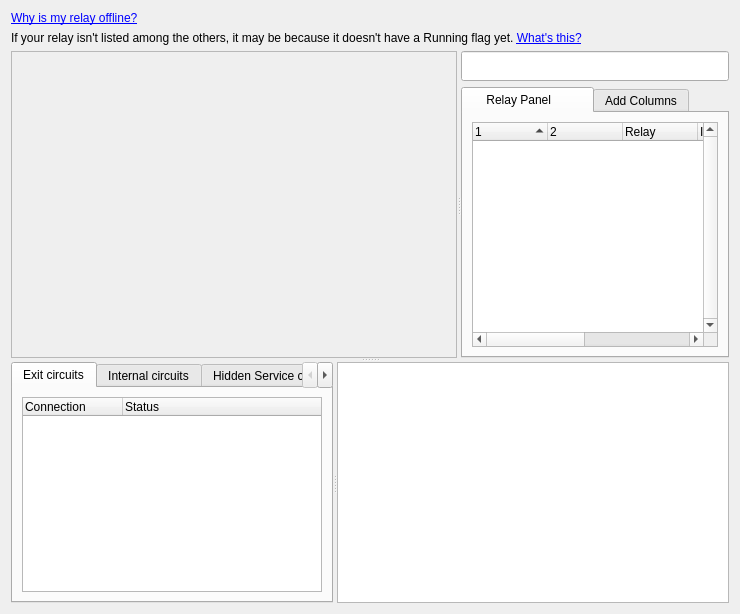
<?xml version="1.0" encoding="UTF-8"?>
<ui version="4.0">
 <class>NetViewer</class>
 <widget class="QWidget" name="NetViewer">
  <property name="geometry">
   <rect>
    <x>0</x>
    <y>0</y>
    <width>740</width>
    <height>614</height>
   </rect>
  </property>
  <property name="windowTitle">
   <string>Network Map</string>
  </property>
  <layout class="QVBoxLayout" name="verticalLayout_10">
   <item>
    <widget class="QSplitter" name="spltMain">
     <property name="orientation">
      <enum>Qt::Vertical</enum>
     </property>
     <widget class="QWidget" name="layoutWidget">
      <layout class="QVBoxLayout" name="verticalLayout_9" stretch="0,1">
       <item>
        <layout class="QGridLayout" name="notificationLayout">
         <item row="1" column="0">
          <widget class="QLabel" name="lblOffline">
           <property name="sizePolicy">
            <sizepolicy hsizetype="Preferred" vsizetype="Minimum">
             <horstretch>0</horstretch>
             <verstretch>0</verstretch>
            </sizepolicy>
           </property>
           <property name="text">
            <string>&lt;a href=&quot;server.offline&quot;&gt;Why is my relay offline?&lt;/a&gt;</string>
           </property>
          </widget>
         </item>
         <item row="2" column="0">
          <widget class="QLabel" name="lblConsensus">
           <property name="sizePolicy">
            <sizepolicy hsizetype="Preferred" vsizetype="Minimum">
             <horstretch>0</horstretch>
             <verstretch>0</verstretch>
            </sizepolicy>
           </property>
           <property name="text">
            <string>If your relay isn't listed among the others, it may be because it doesn't have a Running flag yet. &lt;a href=&quot;server.consensus&quot;&gt;What's this?&lt;/a&gt;</string>
           </property>
          </widget>
         </item>
        </layout>
       </item>
       <item>
        <widget class="QSplitter" name="spltMap">
         <property name="orientation">
          <enum>Qt::Horizontal</enum>
         </property>
         <widget class="QWidget" name="layoutWidget_1">
          <layout class="QVBoxLayout" name="verticalLayout_8">
           <item>
            <layout class="QHBoxLayout" name="horizontalLayout">
             <property name="topMargin">
              <number>0</number>
             </property>
            </layout>
           </item>
           <item>
            <widget class="QFrame" name="frmMap">
             <property name="sizePolicy">
              <sizepolicy hsizetype="Expanding" vsizetype="Expanding">
               <horstretch>100</horstretch>
               <verstretch>100</verstretch>
              </sizepolicy>
             </property>
             <property name="minimumSize">
              <size>
               <width>400</width>
               <height>300</height>
              </size>
             </property>
             <property name="contextMenuPolicy">
              <enum>Qt::NoContextMenu</enum>
             </property>
             <property name="frameShape">
              <enum>QFrame::StyledPanel</enum>
             </property>
             <property name="frameShadow">
              <enum>QFrame::Raised</enum>
             </property>
             <layout class="QGridLayout" name="gridLayout_5">
              <item row="0" column="0">
               <layout class="QGridLayout" name="gridLayout"/>
              </item>
             </layout>
            </widget>
           </item>
          </layout>
         </widget>
         <widget class="QWidget" name="layoutWidget_2">
          <layout class="QVBoxLayout" name="verticalLayout_7">
           <property name="sizeConstraint">
            <enum>QLayout::SetMaximumSize</enum>
           </property>
           <item>
            <widget class="QLineEdit" name="lineRouterSearch">
             <property name="minimumSize">
              <size>
               <width>0</width>
               <height>30</height>
              </size>
             </property>
             <property name="maximumSize">
              <size>
               <width>16777215</width>
               <height>30</height>
              </size>
             </property>
            </widget>
           </item>
           <item>
            <widget class="QTabWidget" name="tabRelayWidget">
             <property name="enabled">
              <bool>true</bool>
             </property>
             <property name="sizePolicy">
              <sizepolicy hsizetype="Preferred" vsizetype="Preferred">
               <horstretch>2</horstretch>
               <verstretch>2</verstretch>
              </sizepolicy>
             </property>
             <property name="focusPolicy">
              <enum>Qt::StrongFocus</enum>
             </property>
             <property name="contextMenuPolicy">
              <enum>Qt::DefaultContextMenu</enum>
             </property>
             <property name="currentIndex">
              <number>0</number>
             </property>
             <widget class="QWidget" name="RelayWidget">
              <property name="minimumSize">
               <size>
                <width>236</width>
                <height>239</height>
               </size>
              </property>
              <attribute name="title">
               <string>    Relay Panel         </string>
              </attribute>
              <layout class="QVBoxLayout" name="verticalLayout_11">
               <item>
                <widget class="RouterListWidget" name="treeRouterList">
                 <property name="sizePolicy">
                  <sizepolicy hsizetype="Ignored" vsizetype="Ignored">
                   <horstretch>1</horstretch>
                   <verstretch>1</verstretch>
                  </sizepolicy>
                 </property>
                 <property name="minimumSize">
                  <size>
                   <width>150</width>
                   <height>50</height>
                  </size>
                 </property>
                 <property name="contextMenuPolicy">
                  <enum>Qt::DefaultContextMenu</enum>
                 </property>
                 <property name="statusTip">
                  <string/>
                 </property>
                 <property name="verticalScrollBarPolicy">
                  <enum>Qt::ScrollBarAlwaysOn</enum>
                 </property>
                 <property name="horizontalScrollBarPolicy">
                  <enum>Qt::ScrollBarAlwaysOn</enum>
                 </property>
                 <property name="selectionMode">
                  <enum>QAbstractItemView::ExtendedSelection</enum>
                 </property>
                 <property name="indentation">
                  <number>0</number>
                 </property>
                 <property name="sortingEnabled">
                  <bool>true</bool>
                 </property>
                 <property name="columnCount">
                  <number>6</number>
                 </property>
                 <attribute name="headerDefaultSectionSize">
                  <number>75</number>
                 </attribute>
                 <attribute name="headerMinimumSectionSize">
                  <number>10</number>
                 </attribute>
                 <attribute name="headerShowSortIndicator" stdset="0">
                  <bool>true</bool>
                 </attribute>
                 <attribute name="headerStretchLastSection">
                  <bool>false</bool>
                 </attribute>
                 <column>
                  <property name="text">
                   <string/>
                  </property>
                 </column>
                 <column>
                  <property name="text">
                   <string/>
                  </property>
                 </column>
                 <column>
                  <property name="text">
                   <string>Relay</string>
                  </property>
                 </column>
                 <column>
                  <property name="text">
                   <string>IP</string>
                  </property>
                 </column>
                 <column>
                  <property name="text">
                   <string>Bandwidth</string>
                  </property>
                 </column>
                 <column>
                  <property name="text">
                   <string>Uptime</string>
                  </property>
                 </column>
                </widget>
               </item>
              </layout>
             </widget>
             <widget class="QWidget" name="RelaySettings">
              <attribute name="title">
               <string>Add Columns</string>
              </attribute>
              <widget class="QCheckBox" name="chkShowIP">
               <property name="geometry">
                <rect>
                 <x>120</x>
                 <y>30</y>
                 <width>42</width>
                 <height>22</height>
                </rect>
               </property>
               <property name="text">
                <string>IP</string>
               </property>
              </widget>
              <widget class="QCheckBox" name="chkShowBW">
               <property name="geometry">
                <rect>
                 <x>120</x>
                 <y>80</y>
                 <width>94</width>
                 <height>22</height>
                </rect>
               </property>
               <property name="text">
                <string>Bandwidth</string>
               </property>
              </widget>
              <widget class="QCheckBox" name="chkShowUptime">
               <property name="enabled">
                <bool>true</bool>
               </property>
               <property name="geometry">
                <rect>
                 <x>120</x>
                 <y>130</y>
                 <width>74</width>
                 <height>22</height>
                </rect>
               </property>
               <property name="text">
                <string>Uptime</string>
               </property>
              </widget>
             </widget>
            </widget>
           </item>
          </layout>
         </widget>
        </widget>
       </item>
      </layout>
     </widget>
     <widget class="QSplitter" name="spltRouter">
      <property name="orientation">
       <enum>Qt::Horizontal</enum>
      </property>
      <widget class="QTabWidget" name="tabWidget">
       <property name="currentIndex">
        <number>0</number>
       </property>
       <widget class="QWidget" name="tab">
        <attribute name="title">
         <string>Exit circuits</string>
        </attribute>
        <layout class="QVBoxLayout" name="verticalLayout_2">
         <item>
          <layout class="QVBoxLayout" name="verticalLayout">
           <item>
            <widget class="CircuitListWidget" name="treeCircuitList">
             <property name="sizePolicy">
              <sizepolicy hsizetype="Preferred" vsizetype="Preferred">
               <horstretch>100</horstretch>
               <verstretch>100</verstretch>
              </sizepolicy>
             </property>
             <property name="minimumSize">
              <size>
               <width>300</width>
               <height>0</height>
              </size>
             </property>
             <property name="contextMenuPolicy">
              <enum>Qt::CustomContextMenu</enum>
             </property>
             <property name="statusTip">
              <string/>
             </property>
             <property name="sortingEnabled">
              <bool>false</bool>
             </property>
             <property name="columnCount">
              <number>2</number>
             </property>
             <column>
              <property name="text">
               <string>Connection</string>
              </property>
             </column>
             <column>
              <property name="text">
               <string>Status</string>
              </property>
             </column>
            </widget>
           </item>
          </layout>
         </item>
        </layout>
       </widget>
       <widget class="QWidget" name="tab_2">
        <attribute name="title">
         <string>Internal circuits</string>
        </attribute>
        <layout class="QVBoxLayout" name="verticalLayout_4">
         <item>
          <layout class="QVBoxLayout" name="verticalLayout_3">
           <item>
            <widget class="CircuitListWidget" name="treeInternalCircuitList">
             <property name="sizePolicy">
              <sizepolicy hsizetype="Preferred" vsizetype="Preferred">
               <horstretch>100</horstretch>
               <verstretch>100</verstretch>
              </sizepolicy>
             </property>
             <property name="minimumSize">
              <size>
               <width>300</width>
               <height>0</height>
              </size>
             </property>
             <property name="contextMenuPolicy">
              <enum>Qt::CustomContextMenu</enum>
             </property>
             <property name="statusTip">
              <string/>
             </property>
             <property name="frameShape">
              <enum>QFrame::StyledPanel</enum>
             </property>
             <property name="frameShadow">
              <enum>QFrame::Sunken</enum>
             </property>
             <property name="sortingEnabled">
              <bool>false</bool>
             </property>
             <property name="columnCount">
              <number>2</number>
             </property>
             <column>
              <property name="text">
               <string>Connection</string>
              </property>
             </column>
             <column>
              <property name="text">
               <string>Status</string>
              </property>
             </column>
            </widget>
           </item>
          </layout>
         </item>
        </layout>
       </widget>
       <widget class="QWidget" name="tab_3">
        <attribute name="title">
         <string>Hidden Service circuits</string>
        </attribute>
        <layout class="QVBoxLayout" name="verticalLayout_6">
         <item>
          <layout class="QVBoxLayout" name="verticalLayout_5">
           <item>
            <widget class="CircuitListWidget" name="treeHSCircuitList">
             <property name="sizePolicy">
              <sizepolicy hsizetype="Preferred" vsizetype="Preferred">
               <horstretch>100</horstretch>
               <verstretch>100</verstretch>
              </sizepolicy>
             </property>
             <property name="minimumSize">
              <size>
               <width>300</width>
               <height>0</height>
              </size>
             </property>
             <property name="contextMenuPolicy">
              <enum>Qt::CustomContextMenu</enum>
             </property>
             <property name="statusTip">
              <string/>
             </property>
             <property name="frameShape">
              <enum>QFrame::StyledPanel</enum>
             </property>
             <property name="frameShadow">
              <enum>QFrame::Sunken</enum>
             </property>
             <property name="sortingEnabled">
              <bool>false</bool>
             </property>
             <property name="columnCount">
              <number>2</number>
             </property>
             <column>
              <property name="text">
               <string>Connection</string>
              </property>
             </column>
             <column>
              <property name="text">
               <string>Status</string>
              </property>
             </column>
            </widget>
           </item>
          </layout>
         </item>
        </layout>
       </widget>
      </widget>
      <widget class="RouterDescriptorView" name="textRouterInfo">
       <property name="sizePolicy">
        <sizepolicy hsizetype="Preferred" vsizetype="Preferred">
         <horstretch>100</horstretch>
         <verstretch>100</verstretch>
        </sizepolicy>
       </property>
       <property name="contextMenuPolicy">
        <enum>Qt::DefaultContextMenu</enum>
       </property>
       <property name="readOnly">
        <bool>true</bool>
       </property>
      </widget>
     </widget>
    </widget>
   </item>
  </layout>
  <action name="actionRefresh">
   <property name="enabled">
    <bool>false</bool>
   </property>
   <property name="icon">
    <iconset resource="../res/vidalia.qrc">
     <normaloff>:/images/32x32/view-refresh.png</normaloff>:/images/32x32/view-refresh.png</iconset>
   </property>
   <property name="text">
    <string>Refresh</string>
   </property>
   <property name="toolTip">
    <string>Refresh the list of Tor relays and connections</string>
   </property>
   <property name="statusTip">
    <string>Refresh the list of Tor relays and connections</string>
   </property>
   <property name="shortcut">
    <string>Ctrl+R</string>
   </property>
  </action>
  <action name="actionHelp">
   <property name="icon">
    <iconset resource="../res/vidalia.qrc">
     <normaloff>:/images/32x32/system-help.png</normaloff>:/images/32x32/system-help.png</iconset>
   </property>
   <property name="text">
    <string>Help</string>
   </property>
   <property name="toolTip">
    <string>Show the network map help</string>
   </property>
   <property name="statusTip">
    <string>Show network map help</string>
   </property>
   <property name="shortcut">
    <string>F1</string>
   </property>
  </action>
  <action name="actionClose">
   <property name="icon">
    <iconset resource="../res/vidalia.qrc">
     <normaloff>:/images/32x32/window-close.png</normaloff>:/images/32x32/window-close.png</iconset>
   </property>
   <property name="text">
    <string>Close</string>
   </property>
   <property name="toolTip">
    <string>Close the network map</string>
   </property>
   <property name="statusTip">
    <string>Close the network map</string>
   </property>
   <property name="shortcut">
    <string>Esc</string>
   </property>
  </action>
  <action name="actionZoomIn">
   <property name="icon">
    <iconset resource="../res/vidalia.qrc">
     <normaloff>:/images/32x32/zoom-in.png</normaloff>:/images/32x32/zoom-in.png</iconset>
   </property>
   <property name="text">
    <string>Zoom In</string>
   </property>
   <property name="toolTip">
    <string>Zoom in on the network map</string>
   </property>
   <property name="statusTip">
    <string>Zoom in on the network map</string>
   </property>
   <property name="shortcut">
    <string>+</string>
   </property>
  </action>
  <action name="actionZoomOut">
   <property name="icon">
    <iconset resource="../res/vidalia.qrc">
     <normaloff>:/images/32x32/zoom-out.png</normaloff>:/images/32x32/zoom-out.png</iconset>
   </property>
   <property name="text">
    <string>Zoom Out</string>
   </property>
   <property name="toolTip">
    <string>Zoom out on the network map</string>
   </property>
   <property name="statusTip">
    <string>Zoom out on the network map</string>
   </property>
   <property name="shortcut">
    <string>-</string>
   </property>
  </action>
  <action name="actionZoomToFit">
   <property name="icon">
    <iconset resource="../res/vidalia.qrc">
     <normaloff>:/images/32x32/zoom-fit-best.png</normaloff>:/images/32x32/zoom-fit-best.png</iconset>
   </property>
   <property name="text">
    <string>Zoom To Fit</string>
   </property>
   <property name="toolTip">
    <string>Zooms to fit all currently displayed circuits</string>
   </property>
   <property name="statusTip">
    <string>Zooms to fit all currently displayed circuits</string>
   </property>
   <property name="shortcut">
    <string>Ctrl+Z</string>
   </property>
  </action>
  <action name="actionZoomFullScreen">
   <property name="icon">
    <iconset resource="../res/vidalia.qrc">
     <normaloff>:/images/32x32/view-fullscreen.png</normaloff>:/images/32x32/view-fullscreen.png</iconset>
   </property>
   <property name="text">
    <string>Full Screen</string>
   </property>
   <property name="toolTip">
    <string>View the network map as a full screen window</string>
   </property>
   <property name="statusTip">
    <string>View the network map as a full screen window</string>
   </property>
   <property name="shortcut">
    <string>Ctrl+F</string>
   </property>
  </action>
 </widget>
 <customwidgets>
  <customwidget>
   <class>RouterDescriptorView</class>
   <extends>QTextEdit</extends>
   <header>network/RouterDescriptorView.h</header>
  </customwidget>
  <customwidget>
   <class>RouterListWidget</class>
   <extends>QTreeWidget</extends>
   <header>network/RouterListWidget.h</header>
  </customwidget>
  <customwidget>
   <class>CircuitListWidget</class>
   <extends>QTreeWidget</extends>
   <header>network/CircuitListWidget.h</header>
  </customwidget>
 </customwidgets>
 <resources>
  <include location="../res/vidalia.qrc"/>
 </resources>
 <connections/>
</ui>
